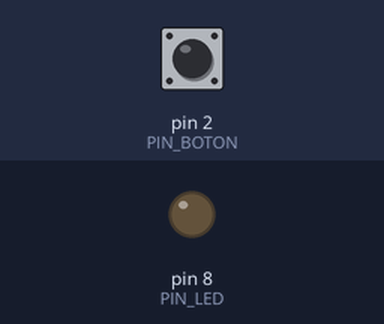
Simulated run of this sketch. Board: Arduino Uno, built with avr-gcc and run on an emulated ATmega328P. Shown: output pins drawn as LEDs (lit = HIGH). The inputs (shaded band) are chosen by the test bench; at power-on: pin 2 (PIN_BOTON) LOW.

Above: at 1.2 s.
1.3 s: pin 2 (PIN_BOTON) pulled HIGH for 0.15 s
At 1.37 s:
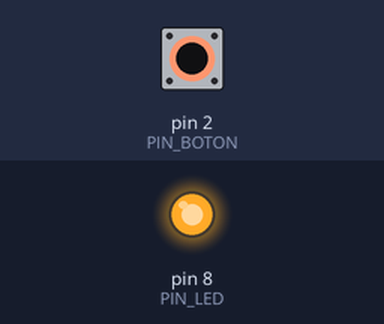
2.9 s: pin 2 (PIN_BOTON) pulled HIGH for 3.2 s
At 6.4 s:
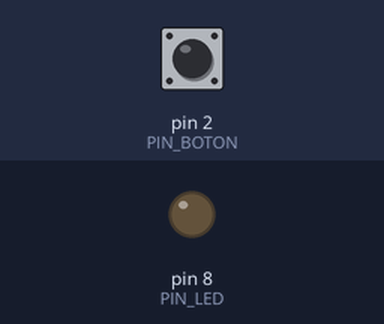
Timing chart, 0 to 7.9 s (numbered marks = the images above; inputs shaded):
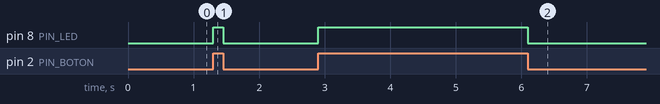

Measured:
- after the input at 1.3 s, pin 8 (PIN_LED): LOW → HIGH at once, → LOW 0.15 s later
- after the input at 2.9 s, pin 8 (PIN_LED): LOW → HIGH at once, → LOW 3.2 s later

The sketch:

sketch.ino
```cpp
const int PIN_BOTON = 2;
const int PIN_LED   = 8;

void setup() {
  pinMode(PIN_BOTON, INPUT);
  pinMode(PIN_LED, OUTPUT);
}

void loop() {
  int estado = digitalRead(PIN_BOTON);

  if (estado == HIGH) {
    digitalWrite(PIN_LED, HIGH);
  } else {
    digitalWrite(PIN_LED, LOW);
  }
}
```
